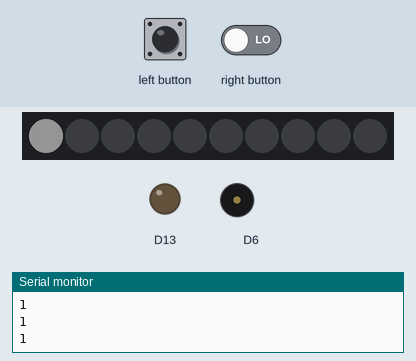
Recording of a sketch running on a simulated Adafruit Circuit Playground Express. Parts: 10 RGB LEDs in strip order, left to right, output pins drawn as LEDs (lit = HIGH), buzzer (waves = sounding), the last lines printed to the serial monitor. The test bench sets the inputs (shaded band). Dim RGB values are drawn brighter than linear.

Above: at 1.2 s.
1.3 s: left button pressed for 0.15 s
At 2.3 s:
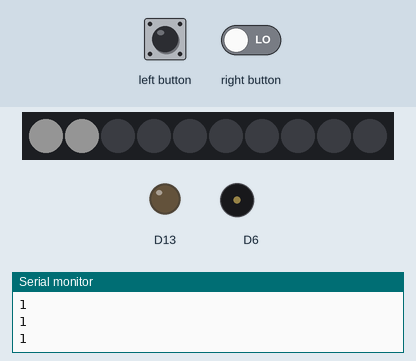
2.9 s: left button pressed for 1 s
At 3.5 s:
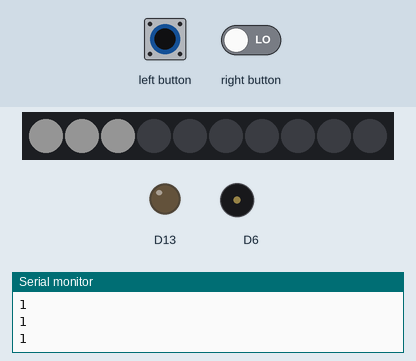
5.4 s: left button driven HIGH and right button driven HIGH
At 6.83 s:
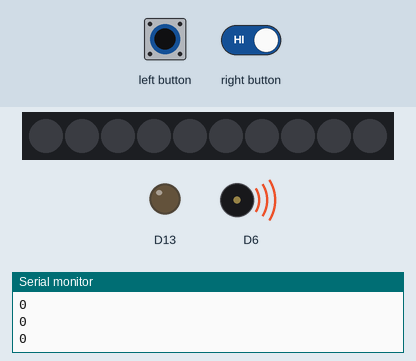
8.4 s: left button set LOW
At 9.7 s:
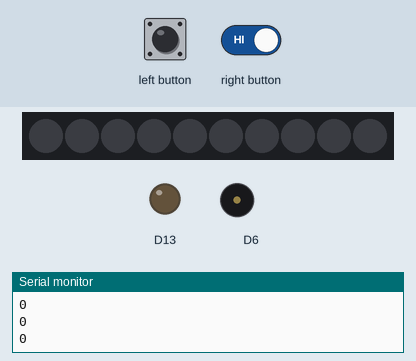
Timing chart, 0 to 10.9 s (numbered marks = the images above; inputs shaded):
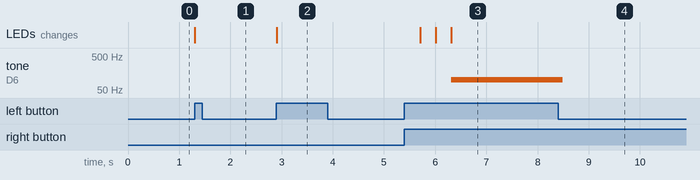

Measured:
- after the input at 1.3 s, the LEDs: change at once (image 1)
- after the input at 2.9 s, the LEDs: change at once (image 2)
- after the input at 5.4 s, tone on D6: silent → 100 Hz after 0.92 s; the LEDs: first change after 0.31 s (image 3 shows a later state)
- after the input at 8.4 s, tone on D6: 100 Hz → silent after 0.09 s

The sketch:

Timer.ino
```cpp
#include <Adafruit_CircuitPlayground.h>
int step=0;
bool rightPressed=true;
bool leftPressed=true;
bool timing=false;
void setup() {
  // initialize the Circuit Playground as usual
  // this will initialize the onboard NeoPixels as well
  CircuitPlayground.begin();
}

void loop() {
  // for the on board NeoPixels, use the CircuitPlayground functions
  for(int i=0;i<10;i++){
if(i<=step){
  CircuitPlayground.setPixelColor(i,255,255,255);
}else{
  CircuitPlayground.setPixelColor(i,0,0,0);
}
  }
if(timing){
  if(step<0){
    CircuitPlayground.playTone(100,100);
  if(CircuitPlayground.leftButton()||CircuitPlayground.rightButton()){
    timing=false;
  }
  }else{
    step=step-1;
    delay(300);
  }
}
//CircuitPlayground.setPixelColor(i-1,0,0,0);
if(!timing){
if(CircuitPlayground.leftButton()&&CircuitPlayground.rightButton()){
  timing=true;
}
if(CircuitPlayground.leftButton()){
  if(step<9 && leftPressed){

  step=step+1;

  }
    leftPressed=false;
}else{
  leftPressed=true;
}
if(CircuitPlayground.rightButton()){
  if(step>0 && rightPressed){
  step=step-1;
  }
  rightPressed=false;
}else{
  rightPressed=true;
}
}
Serial.println(rightPressed);
}
```
